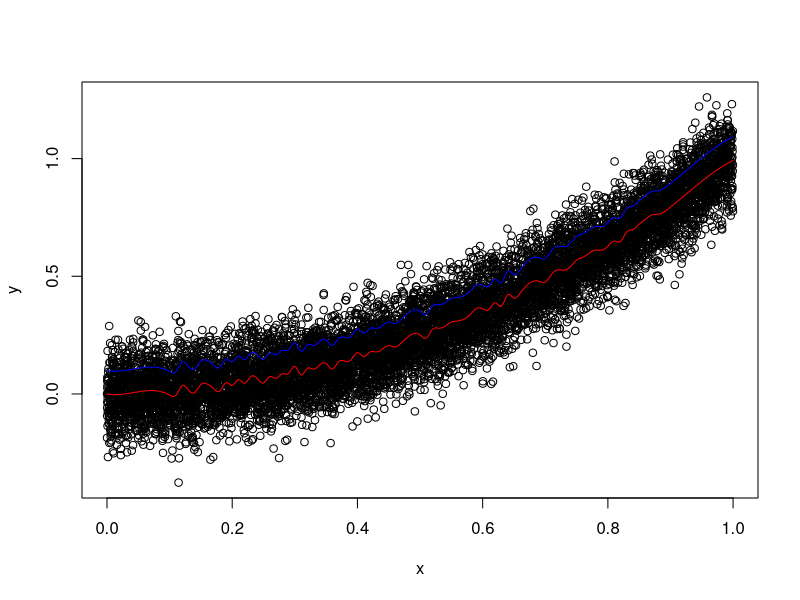

R code for this plot:

library("Matrix")
library("splines")

n <- 10000
by <- 0.01
x <- runif(n)
y <- x^2 + rnorm(n, sd = 0.1)
w <- rep(1, n)
plot(x, y)

ox <- order(x)
X <- bs(x[ox], knots = seq(from = 0.1, to = 0.9, by = by),
        Boundary = c(0, 1))
class(X) <- "matrix"
dim(X)

object.size(X)

XX <- crossprod(X * w, X)
object.size(XX)
system.time(beta <- solve(XX, crossprod(X * w, y[ox])))

system.time(yhat <- X %*% beta)


sX <- as(X, "CsparseMatrix")
object.size(sX)

sXX <- crossprod(sX * w, sX)
object.size(sXX)
system.time(sbeta <- solve(sXX, crossprod(sX * w, y[ox])))

system.time(syhat <- sX %*% beta)


lines(sort(x), yhat, col = "red")
lines(sort(x), syhat + 0.1, col = "blue")
